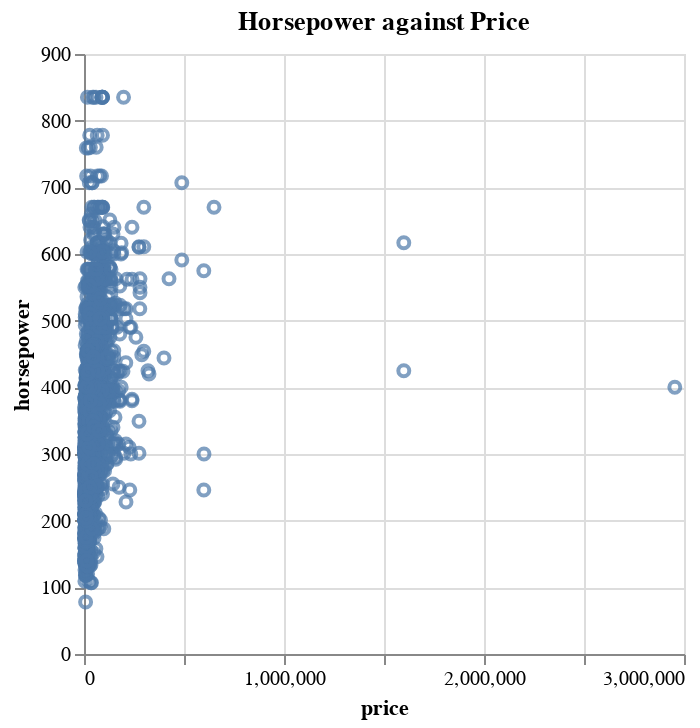

The cell this chart's notebook holds for it:
### Code cell
alt.Chart(
    df.sample(5000),
    title='Horsepower against Price'
).mark_point().encode(
    x=alt.X('price'),
    y=alt.Y('horsepower')
)

### Figure 1 — Vega-Lite specification as saved in the notebook (floating-point values rounded to 4 significant figures; data arrays with more than 128 entries replaced by an {"elided": "..."} marker saying what was removed)
{"config": {"view": {"continuousWidth": 300, "continuousHeight": 300}}, "data": {"name": "data-d65b08e77121a09514a2439d73e821c7"}, "mark": {"type": "point"}, "encoding": {"x": {"field": "price", "type": "quantitative"}, "y": {"field": "horsepower", "type": "quantitative"}}, "title": "Horsepower against Price", "$schema": "https://vega.github.io/schema/vega-lite/v5.20.1.json", "datasets": {"data-d65b08e77121a09514a2439d73e821c7": {"elided": "5000 records"}}}
